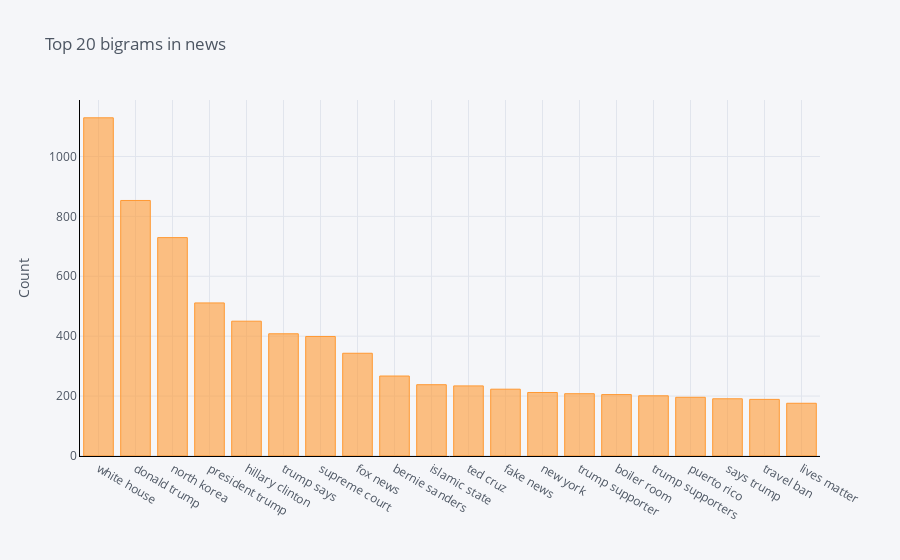

Here is the notebook cell this chart was saved with:
### Code cell
#Function to get top bigram words
def get_top_n_bigram(corpus, n=None):
    vec = CountVectorizer(ngram_range=(2, 2)).fit(corpus)
    bag_of_words = vec.transform(corpus)
    sum_words = bag_of_words.sum(axis=0) 
    words_freq = [(word, sum_words[0, idx]) for word, idx in vec.vocabulary_.items()]
    words_freq =sorted(words_freq, key = lambda x: x[1], reverse=True)
    return words_freq[:n]

#Calling function and return only top 20 words
common_words = get_top_n_bigram(clean_news['title'], 20)

#Printing the word and frequency
for word, freq in common_words:
    print(word, freq)
    
#Creating the dataframe of word and frequency
df3 = pd.DataFrame(common_words, columns = ['title' , 'count'])

#Group by words and plot the sum
df3.groupby('title').sum()['count'].sort_values(ascending=False).iplot(
    kind='bar', yTitle='Count', linecolor='black', title='Top 20 bigrams in news')

### Figure 1 — Plotly figure (JSON) as saved in the notebook; plotly's stock layout.template omitted (floating-point values rounded to 4 significant figures)
{"data": [{"marker": {"color": "rgba(255, 153, 51, 0.6)", "line": {"color": "rgba(255, 153, 51, 1.0)", "width": 1}}, "name": "count", "orientation": "v", "text": "", "x": ["white house", "donald trump", "north korea", "president trump", "hillary clinton", "trump says", "supreme court", "fox news", "bernie sanders", "islamic state", "ted cruz", "fake news", "new york", "trump supporter", "boiler room", "trump supporters", "puerto rico", "says trump", "travel ban", "lives matter"], "y": [1129, 853, 729, 511, 450, 408, 399, 343, 267, 238, 234, 223, 212, 208, 205, 201, 196, 191, 189, 176], "type": "bar"}], "layout": {"legend": {"bgcolor": "#F5F6F9", "font": {"color": "#4D5663"}}, "paper_bgcolor": "#F5F6F9", "plot_bgcolor": "#F5F6F9", "title": {"font": {"color": "#4D5663"}, "text": "Top 20 bigrams in news"}, "xaxis": {"gridcolor": "#E1E5ED", "linecolor": "black", "showgrid": true, "tickfont": {"color": "#4D5663"}, "title": {"font": {"color": "#4D5663"}, "text": ""}, "zerolinecolor": "#E1E5ED"}, "yaxis": {"gridcolor": "#E1E5ED", "linecolor": "black", "showgrid": true, "tickfont": {"color": "#4D5663"}, "title": {"font": {"color": "#4D5663"}, "text": "Count"}, "zerolinecolor": "#E1E5ED"}}}
